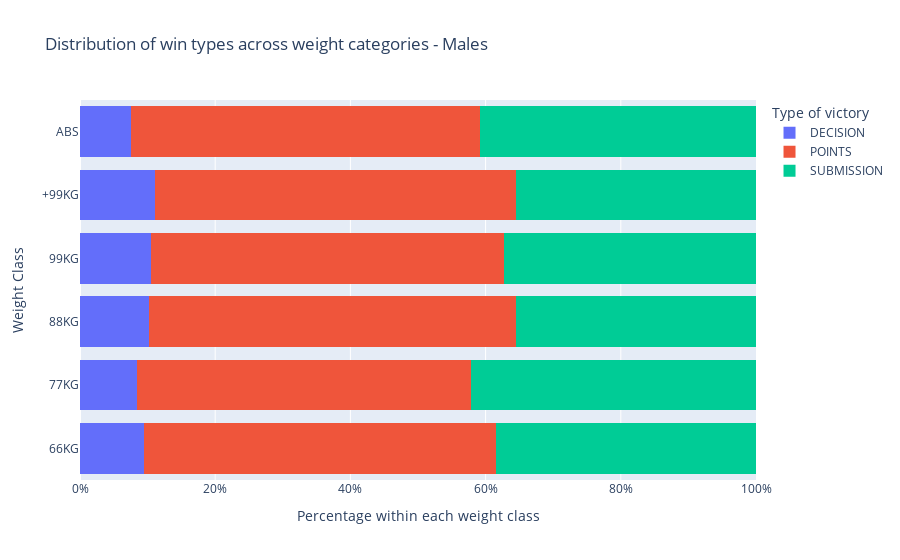
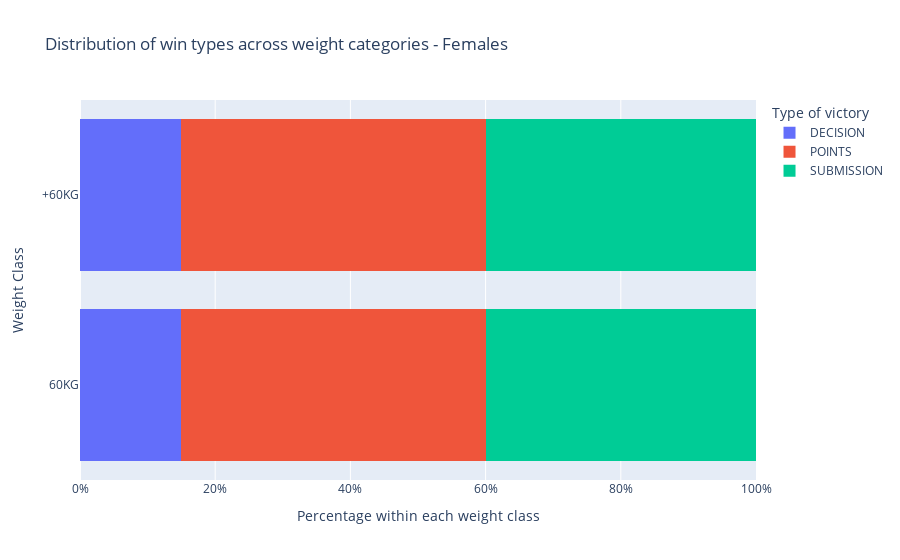

Notebook cell for these charts, in order:
### Markdown cell above
### Exploratory Data Analysis (EDA)

We are finally ready to explore the dataset and discover any relationships.

### Code cell
#Initializing temporary dataframes and modifying the temporary dataframes so that it is easier to code the layout of the visualizations
dfm['percentagecount']=0.01
dff['percentagecount']=0.01
dff=dff.sort_values(by=["win_type"], axis=0)
dfm=dfm.sort_values(by=["win_type"], axis=0)


#Building the horizontal stacked histograms
fig1=px.histogram(
    dfm, y='weight_class', x='percentagecount', title = 'Distribution of win types across weight categories - Males',
     barmode='stack', barnorm='percent', color ='win_type',
    labels=dict(weight_class='Weight Class', percentagecount="occurence", win_type="Type of victory"),
    category_orders={'Type of victory': ['POINTS', 'DECISION', 'SUBMISSION']}
)

fig2=px.histogram(
    dff, y='weight_class', x='percentagecount', title = 'Distribution of win types across weight categories - Females', 
    color='win_type', barmode='stack', barnorm='percent',
    labels=dict(weight_class='Weight Class', percentagecount="occurence", win_type="Type of victory"),
    category_orders={"Type of victory": ["Points", "Decision", "Submission"]}
)

#Amending the layout of the 2 figures
fig1.update_layout(xaxis_ticksuffix = '%', xaxis_title= 'Percentage within each weight class')
fig2.update_layout(xaxis_ticksuffix = '%', xaxis_title= 'Percentage within each weight class')

fig1.update_yaxes(categoryorder='array', categoryarray= ['66KG', '77KG', '88KG', '99KG', '+99KG', 'ABS'])
fig2.update_yaxes(categoryorder='array', categoryarray=['60KG', '+60KG'], matches=None, showticklabels=True)

fig1.show()
fig2.show()

### Figure 1 — Plotly figure (JSON) as saved in the notebook; plotly's stock layout.template omitted (floating-point values rounded to 4 significant figures; data arrays with more than 128 entries replaced by an {"elided": "..."} marker saying what was removed)
{"data": [{"alignmentgroup": "True", "bingroup": "y", "histfunc": "sum", "hovertemplate": "Type of victory=DECISION<br>sum of occurence (normalized as percent)=%{x}<br>Weight Class=%{y}<extra></extra>", "legendgroup": "DECISION", "marker": {"color": "#636efa", "pattern": {"shape": ""}}, "name": "DECISION", "offsetgroup": "DECISION", "orientation": "h", "showlegend": true, "type": "histogram", "x": [0.01, 0.01, 0.01, 0.01, 0.01, 0.01, 0.01, 0.01, 0.01, 0.01, 0.01, 0.01, 0.01, 0.01, 0.01, 0.01, 0.01, 0.01, 0.01, 0.01, 0.01, 0.01, 0.01, 0.01, 0.01, 0.01, 0.01, 0.01, 0.01, 0.01, 0.01, 0.01, 0.01, 0.01, 0.01, 0.01, 0.01, 0.01, 0.01, 0.01, 0.01, 0.01, 0.01, 0.01, 0.01, 0.01, 0.01, 0.01, 0.01, 0.01, 0.01, 0.01, 0.01, 0.01, 0.01, 0.01, 0.01, 0.01, 0.01, 0.01, 0.01, 0.01, 0.01, 0.01, 0.01, 0.01, 0.01, 0.01, 0.01, 0.01, 0.01, 0.01, 0.01, 0.01, 0.01, 0.01, 0.01, 0.01, 0.01, 0.01, 0.01, 0.01, 0.01, 0.01, 0.01, 0.01, 0.01, 0.01, 0.01, 0.01, 0.01], "xaxis": "x", "y": ["ABS", "88KG", "77KG", "99KG", "77KG", "99KG", "ABS", "99KG", "ABS", "88KG", "88KG", "ABS", "66KG", "88KG", "77KG", "88KG", "77KG", "+99KG", "66KG", "99KG", "66KG", "99KG", "88KG", "ABS", "ABS", "ABS", "88KG", "+99KG", "+99KG", "66KG", "66KG", "99KG", "66KG", "66KG", "77KG", "99KG", "+99KG", "ABS", "99KG", "ABS", "99KG", "66KG", "77KG", "77KG", "ABS", "88KG", "+99KG", "77KG", "66KG", "ABS", "77KG", "66KG", "+99KG", "99KG", "99KG", "66KG", "99KG", "77KG", "88KG", "88KG", "77KG", "66KG", "+99KG", "+99KG", "ABS", "88KG", "88KG", "66KG", "88KG", "88KG", "66KG", "+99KG", "+99KG", "+99KG", "+99KG", "77KG", "66KG", "+99KG", "+99KG", "ABS", "66KG", "77KG", "99KG", "99KG", "99KG", "88KG", "ABS", "+99KG", "88KG", "77KG", "88KG"], "yaxis": "y"}, {"alignmentgroup": "True", "bingroup": "y", "histfunc": "sum", "hovertemplate": "Type of victory=POINTS<br>sum of occurence (normalized as percent)=%{x}<br>Weight Class=%{y}<extra></extra>", "legendgroup": "POINTS", "marker": {"color": "#EF553B", "pattern": {"shape": ""}}, "name": "POINTS", "offsetgroup": "POINTS", "orientation": "h", "showlegend": true, "type": "histogram", "x": {"elided": "502 float values"}, "xaxis": "x", "y": {"elided": "502 str values"}, "yaxis": "y"}, {"alignmentgroup": "True", "bingroup": "y", "histfunc": "sum", "hovertemplate": "Type of victory=SUBMISSION<br>sum of occurence (normalized as percent)=%{x}<br>Weight Class=%{y}<extra></extra>", "legendgroup": "SUBMISSION", "marker": {"color": "#00cc96", "pattern": {"shape": ""}}, "name": "SUBMISSION", "offsetgroup": "SUBMISSION", "orientation": "h", "showlegend": true, "type": "histogram", "x": {"elided": "371 float values"}, "xaxis": "x", "y": {"elided": "371 str values"}, "yaxis": "y"}], "layout": {"barmode": "stack", "barnorm": "percent", "legend": {"title": {"text": "Type of victory"}, "tracegroupgap": 0}, "title": {"text": "Distribution of win types across weight categories - Males"}, "xaxis": {"anchor": "y", "domain": [0, 1], "ticksuffix": "%", "title": {"text": "Percentage within each weight class"}}, "yaxis": {"anchor": "x", "categoryarray": ["66KG", "77KG", "88KG", "99KG", "+99KG", "ABS"], "categoryorder": "array", "domain": [0, 1], "title": {"text": "Weight Class"}}}}

### Figure 2 — Plotly figure (JSON) as saved in the notebook; plotly's stock layout.template omitted (floating-point values rounded to 4 significant figures)
{"data": [{"alignmentgroup": "True", "bingroup": "y", "histfunc": "sum", "hovertemplate": "Type of victory=DECISION<br>sum of occurence (normalized as percent)=%{x}<br>Weight Class=%{y}<extra></extra>", "legendgroup": "DECISION", "marker": {"color": "#636efa", "pattern": {"shape": ""}}, "name": "DECISION", "offsetgroup": "DECISION", "orientation": "h", "showlegend": true, "type": "histogram", "x": [0.01, 0.01, 0.01, 0.01, 0.01, 0.01], "xaxis": "x", "y": ["+60KG", "+60KG", "60KG", "60KG", "+60KG", "60KG"], "yaxis": "y"}, {"alignmentgroup": "True", "bingroup": "y", "histfunc": "sum", "hovertemplate": "Type of victory=POINTS<br>sum of occurence (normalized as percent)=%{x}<br>Weight Class=%{y}<extra></extra>", "legendgroup": "POINTS", "marker": {"color": "#EF553B", "pattern": {"shape": ""}}, "name": "POINTS", "offsetgroup": "POINTS", "orientation": "h", "showlegend": true, "type": "histogram", "x": [0.01, 0.01, 0.01, 0.01, 0.01, 0.01, 0.01, 0.01, 0.01, 0.01, 0.01, 0.01, 0.01, 0.01, 0.01, 0.01, 0.01, 0.01], "xaxis": "x", "y": ["60KG", "+60KG", "+60KG", "60KG", "+60KG", "60KG", "+60KG", "+60KG", "60KG", "60KG", "60KG", "+60KG", "60KG", "+60KG", "+60KG", "60KG", "60KG", "+60KG"], "yaxis": "y"}, {"alignmentgroup": "True", "bingroup": "y", "histfunc": "sum", "hovertemplate": "Type of victory=SUBMISSION<br>sum of occurence (normalized as percent)=%{x}<br>Weight Class=%{y}<extra></extra>", "legendgroup": "SUBMISSION", "marker": {"color": "#00cc96", "pattern": {"shape": ""}}, "name": "SUBMISSION", "offsetgroup": "SUBMISSION", "orientation": "h", "showlegend": true, "type": "histogram", "x": [0.01, 0.01, 0.01, 0.01, 0.01, 0.01, 0.01, 0.01, 0.01, 0.01, 0.01, 0.01, 0.01, 0.01, 0.01, 0.01], "xaxis": "x", "y": ["+60KG", "60KG", "60KG", "60KG", "60KG", "60KG", "60KG", "60KG", "+60KG", "+60KG", "+60KG", "+60KG", "+60KG", "+60KG", "+60KG", "60KG"], "yaxis": "y"}], "layout": {"barmode": "stack", "barnorm": "percent", "legend": {"title": {"text": "Type of victory"}, "tracegroupgap": 0}, "title": {"text": "Distribution of win types across weight categories - Females"}, "xaxis": {"anchor": "y", "domain": [0, 1], "ticksuffix": "%", "title": {"text": "Percentage within each weight class"}}, "yaxis": {"anchor": "x", "categoryarray": ["60KG", "+60KG"], "categoryorder": "array", "domain": [0, 1], "showticklabels": true, "title": {"text": "Weight Class"}}}}
